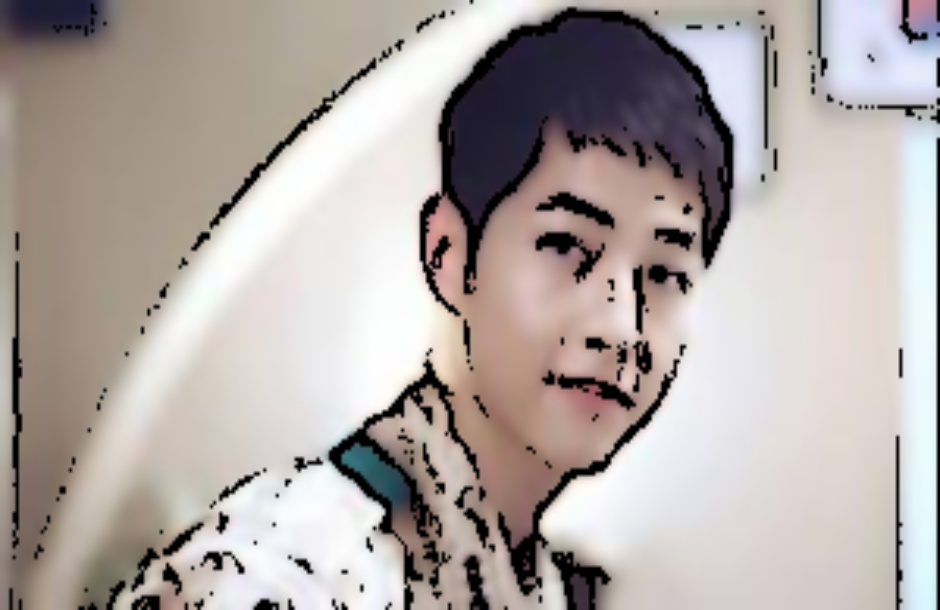
#> input picture cartoon_Image.jpeg, 940 x 610 px
$ python -i image_processing2.py   (imports and definitions only)
#> lines starting #> are read from the running program, lines starting #| are printed output that depends on the picture; after the words box and inside, x2 and y2 are one past the last pixel; in counts of white or black regions, pixels touching at a corner belong together
#!/usr/bin/env python
# coding: utf-8

# In[1]:


#for image processing
import cv2

#to open the filebox
import easygui

#to store image
import numpy as np

#to read image stored at particular path
import imageio


# In[2]:


import sys
import matplotlib.pyplot as plt
import os
import tkinter as tk
from tkinter import filedialog
from tkinter import *
from PIL import ImageTk, Image


# In[3]:


# Make main window

# [4 lines not run here, left out]
# [1 line that did not run here, left out]


# In[4]:


""" fileopenbox opens the box to choose file and help us store file path as string """
def upload():
    ImagePath=easygui.fileopenbox()
    cartoonify(ImagePath)


# In[5]:


# Read the image
def cartoonify(ImagePath):
    # read the image
#> called with ImagePath = 'cartoon_Image.jpeg'
    originalimage = cv2.imread(ImagePath)
#> originalimage is the input picture: shape (610, 940, 3); mean B, G, R 165.6, 169.2, 177.6
    originalimage = cv2.cvtColor(originalimage, cv2.COLOR_BGR2RGB)
    #print(image)  # image is stored in form of numbers

    # confirm that image is chosen
    if originalimage is None:
        print("Can not find any image. Choose appropriate file")
        sys.exit()

    ReSized1 = cv2.resize(originalimage, (940,610))

    #converting an image to grayscale
    grayScaleImage= cv2.cvtColor(originalimage, cv2.COLOR_BGR2GRAY)
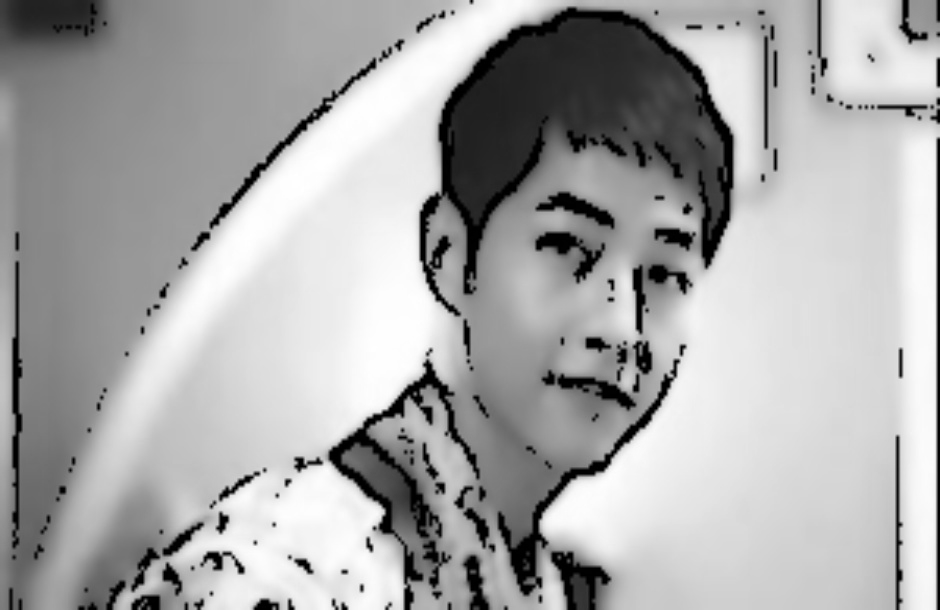
#> grayScaleImage: shape (610, 940); min 0, max 255, mean 169.1
    ReSized2 = cv2.resize(grayScaleImage, (940,610))

    #applying median blur to smoothen an image
    smoothGrayScale = cv2.medianBlur(grayScaleImage, 5)
    ReSized3 = cv2.resize(smoothGrayScale, (940,610))

    #retrieving the edges for cartoon effect by using thresholding technique
    getEdge = cv2.adaptiveThreshold(smoothGrayScale, 250, cv2.ADAPTIVE_THRESH_MEAN_C,cv2.THRESH_BINARY, 5, 5)
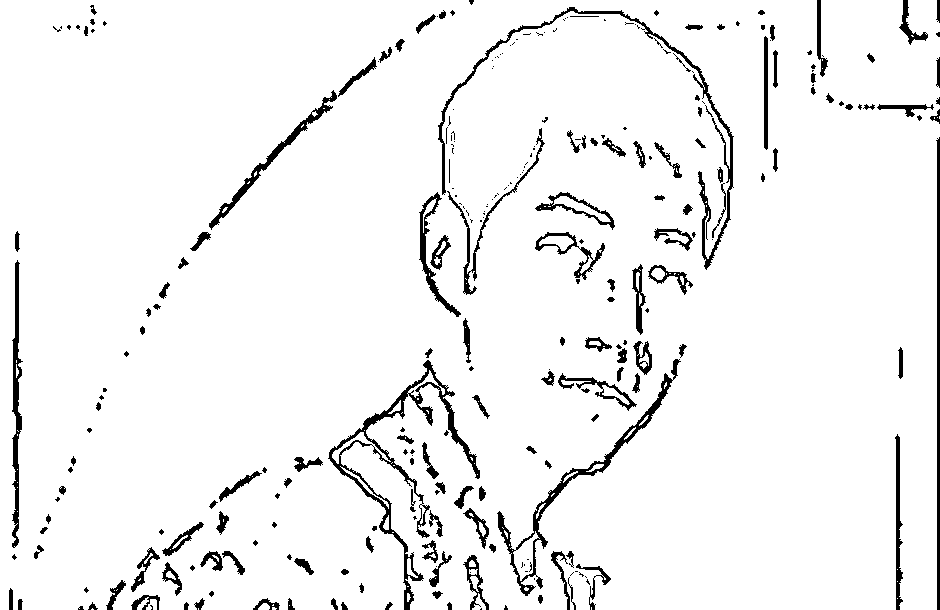
#> getEdge: shape (610, 940); values 0 (black) and 250 (white), 94.7% white; 279 black regions (138 under 20 px), largest, box (x1, y1, x2, y2) and area: (328, 360, 480, 610) 3392, (438, 7, 734, 270) 2524, (497, 359, 681, 596) 2232

    ReSized4 = cv2.resize(getEdge, (940,610))

    #applying bilateral filter to remove noise and keep edge sharp as required
    colorImage = cv2.bilateralFilter(originalimage, 5, 250,250)
    ReSized5 = cv2.resize(colorImage, (940,610))

    #masking edged image with our "BEAUTIFY" image
    cartoonImage = cv2.bitwise_and(colorImage, colorImage, mask=getEdge)
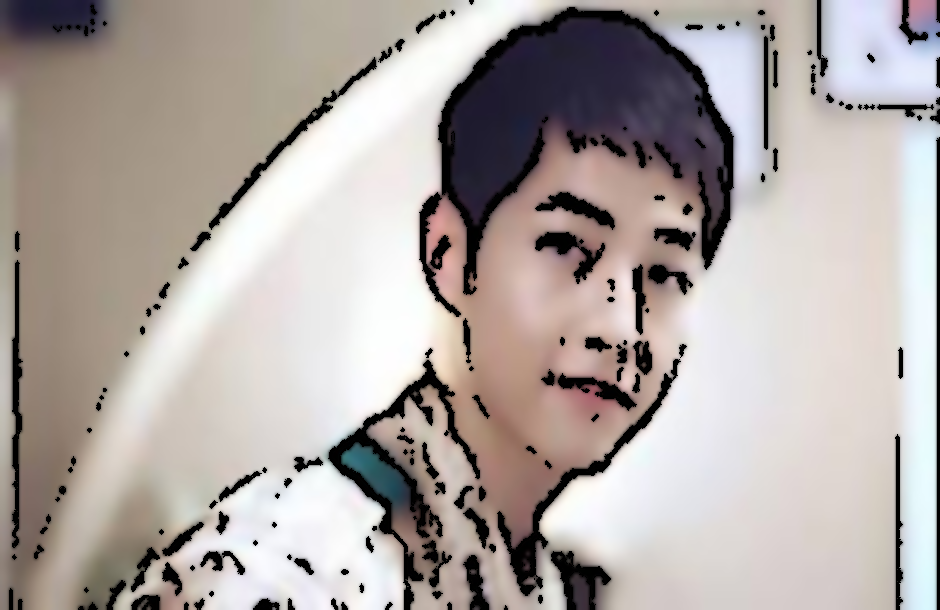
#> cartoonImage: shape (610, 940, 3); mean R, G, B 175.4, 167.2, 163.7

    ReSized6 = cv2.resize(cartoonImage, (940,610))

    # Plotting the whole transition
    images=[ReSized1, ReSized2, ReSized3, ReSized4, ReSized5, ReSized6]

    fig, axes = plt.subplots(3,2, figsize=(5,5), subplot_kw={'xticks':[], 'yticks':[]}, gridspec_kw=dict(hspace=0.1, wspace=0.1))
    for i, ax in enumerate(axes.flat):
        ax.imshow(images[i], cmap='gray')

    # Make save button in main window
#> (the run stopped early here; a loop or call above may not have finished)

$ run again, on originalimage.jpeg
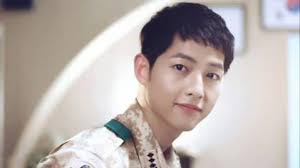
#> input picture originalimage.jpeg, 300 x 168 px
#> in cartoonify, originalimage is the input picture: shape (168, 300, 3); mean B, G, R 174.5, 178.1, 187.5
#> in cartoonify, `getEdge = cv2.adaptiveThreshold(smoothGrayScale, 250, cv2.ADAPTIVE_THR..`:
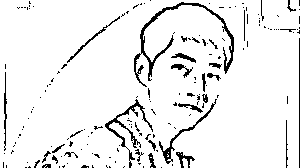
#> getEdge: shape (168, 300); values 0 (black) and 250 (white), 92.9% white; black in thin lines or dots
#> in cartoonify, `cartoonImage = cv2.bitwise_and(colorImage, colorImage, mask=getEdge)`:
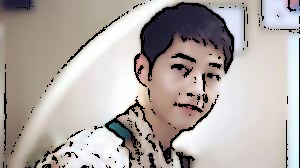
#> cartoonImage: shape (168, 300, 3); mean R, G, B 177.7, 169.2, 165.8
